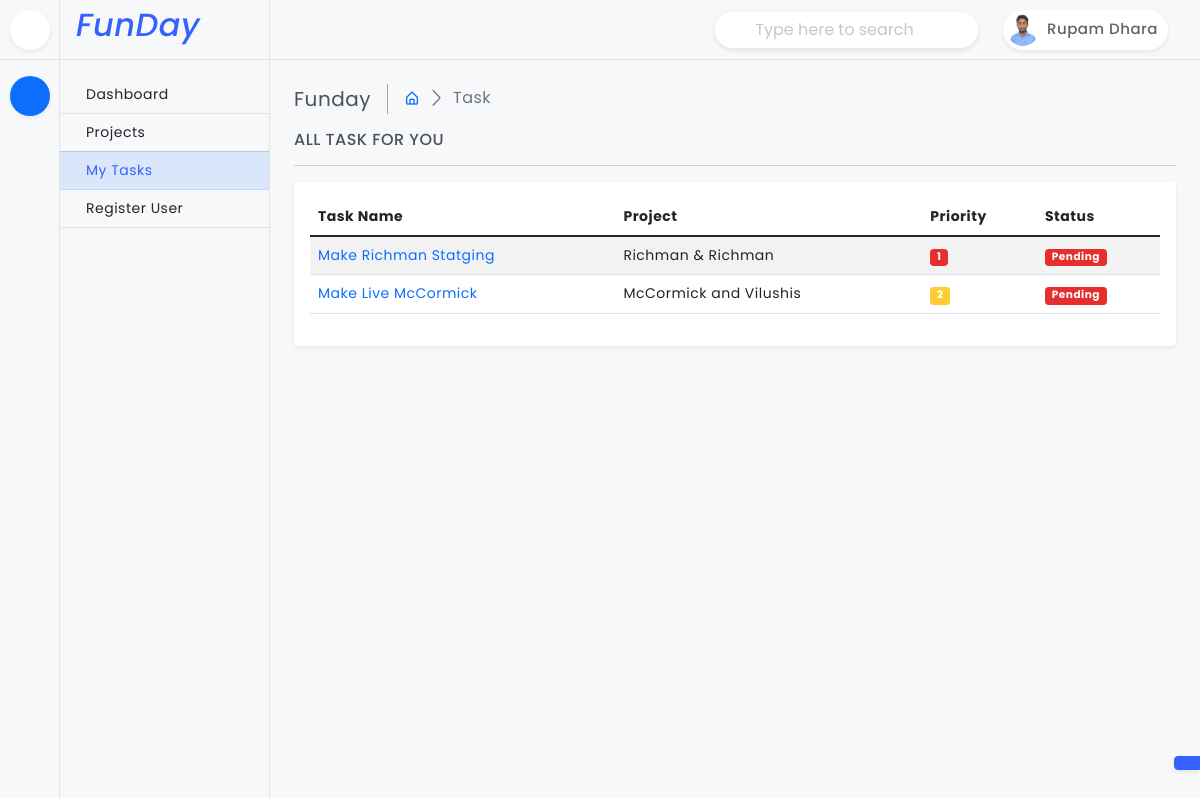
/task/ (signed in), run on an earlier commit of the app's database.
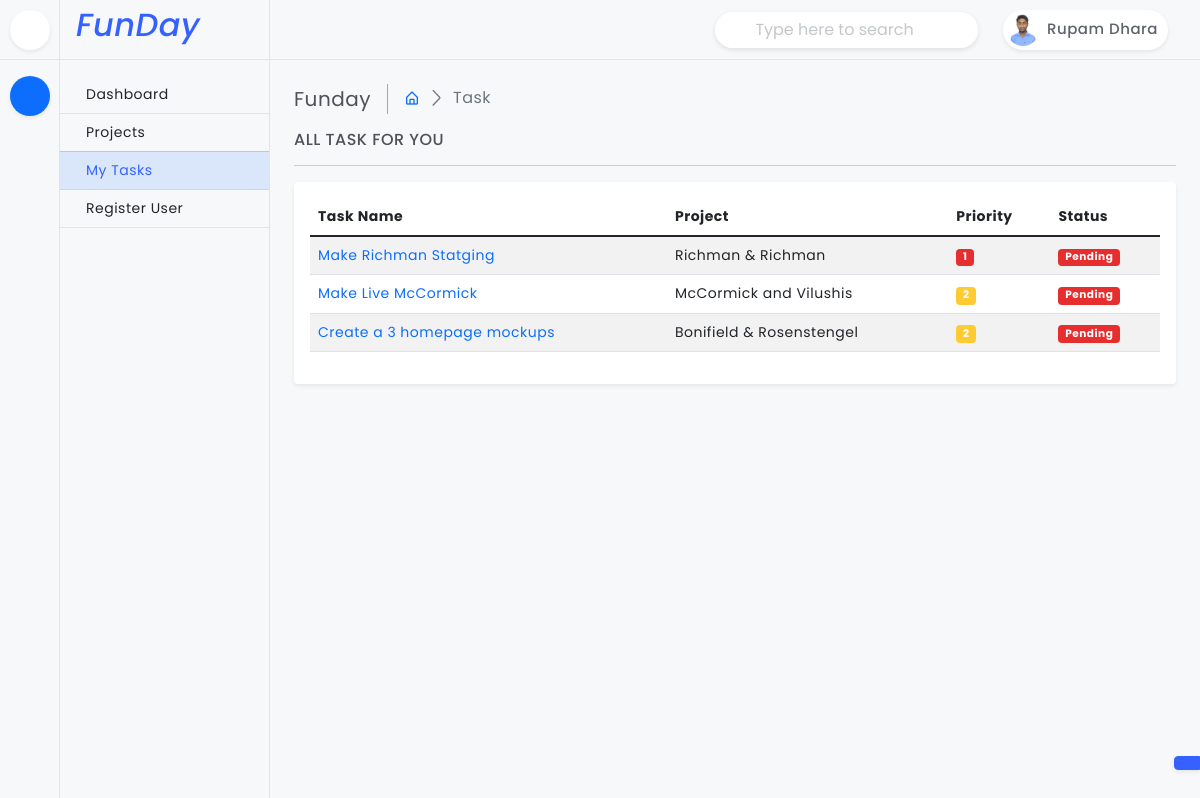
And on a later commit of the database.
### task/models.py (models this page shows, shortened)
class Task(models.Model):
    id = models.UUIDField(primary_key=True, default=uuid.uuid4, editable=False)
    title = models.CharField(max_length=500)
    project = models.ForeignKey(Project, on_delete=models.CASCADE)
    assigned_to = models.ForeignKey(Member, on_delete=models.CASCADE)
    priority = models.IntegerField(default=1, choices=STATUS_CHOICES)
    status = models.ForeignKey(TaskStatus, on_delete=models.CASCADE)
    comments = RichTextField(config_name='default')
    created_at = models.DateTimeField(default=datetime.now)
    class Meta:
        verbose_name = 'Task'

class TaskStatus(models.Model):
    title = models.CharField(max_length=255)
    def __str__(self):
        return self.title
    class Meta:
        verbose_name = 'Task Status'
        verbose_name_plural = 'Task Status'

### project/models.py (models this page shows, shortened)
class Project(models.Model):
    title = models.CharField(max_length=255)
    slug = models.SlugField(default='', null=True, blank=True, max_length=100)
    associate = models.ForeignKey(Member, on_delete=models.CASCADE, null=True, blank=True)
    status = models.ForeignKey(ProjectStatus, on_delete=models.CASCADE)
    description = RichTextField(null=True, blank=True, config_name='default')
    url = models.URLField(default='', null=True, blank=True)
    adminurl = models.URLField(max_length=200, null=True, blank=True)
    username = models.CharField(max_length=255, default='', null=True, blank=True)
    password = models.CharField(max_length=255, default='', null=True, blank=True)
    extra_credential = RichTextUploadingField(null=True, blank=True)
    date_created = models.DateTimeField(default=datetime.now)
    def __str__(self):
        return self.title

### task/views.py (the view)
# urls.py: path('', views.TaskDispaly, name='task'),
@login_required
def TaskDispaly(request):
    theme = request.session.get('inlineRadioOptions')
    tasks = Task.objects.filter(assigned_to=request.user.id).order_by('priority')
    data = {
        'theme' : theme,
        'tasks' : tasks
    }
    return render(request, 'task.html', data)

### templates/task.html (shortened to what this page needs)
{% extends "base.html" %}
{% block 'content' %}
    <main class="page-content">
        <div class="page-breadcrumb d-none d-sm-flex align-items-center mb-3">
            <div class="breadcrumb-title pe-3">Funday</div>
            <div class="ps-3">
                <nav aria-label="breadcrumb">
                    <ol class="breadcrumb mb-0 p-0">
                        <li class="breadcrumb-item"><a href="javascript:;"><i class="bx bx-home-alt"></i></a>
                        </li>
                        <li class="breadcrumb-item active" aria-current="page">Task</li>
                    </ol>
                </nav>
            </div>
        </div>
        <h6 class="mb-0 text-uppercase">All Task For You</h6>
        <hr />
        <div class="card">
            <div class="card-body">
                <div class="table-responsive">
                    <table class="table table-striped" style="width:100%">
                        <thead>
                            <tr>
                                <th>Task Name</th>
                                <th>Project</th>
                                <th>Priority</th>
                                <th>Status</th>
                            </tr>
                        </thead>
                        <tbody>
                            {% for x in tasks %}
                                <tr>
                                    <td><a href="{% url "taskdetails" x.id %}">{{ x.title }}</a></td>
                                    <td>{{ x.project }}</td>
                                    <td><span class="badge {% if x.priority == 1 %} bg-danger{% elif x.priority == 2 %} bg-warning{% elif x.priority == 3 %} bg-success{% endif %}">{{ x.priority }}</span></td>
                                    <td><span class="badge {% if x.status_id == 1 %} bg-danger{% elif x.status_id == 2 %} bg-warning{% elif x.status_id == 3 %} bg-success{% endif %}">{{ x.status }}</span></td>
                                </tr>
                            {% endfor %}
                        </tbody>
                    </table>
                </div>
            </div>
        </div>
    </main>
{% endblock 'content' %}

What changed in the data, as far as the page shows it:
added Task: title "Create a 3 homepage mockups", project "Bonifield & Rosenstengel", priority "2", status "Pending"
